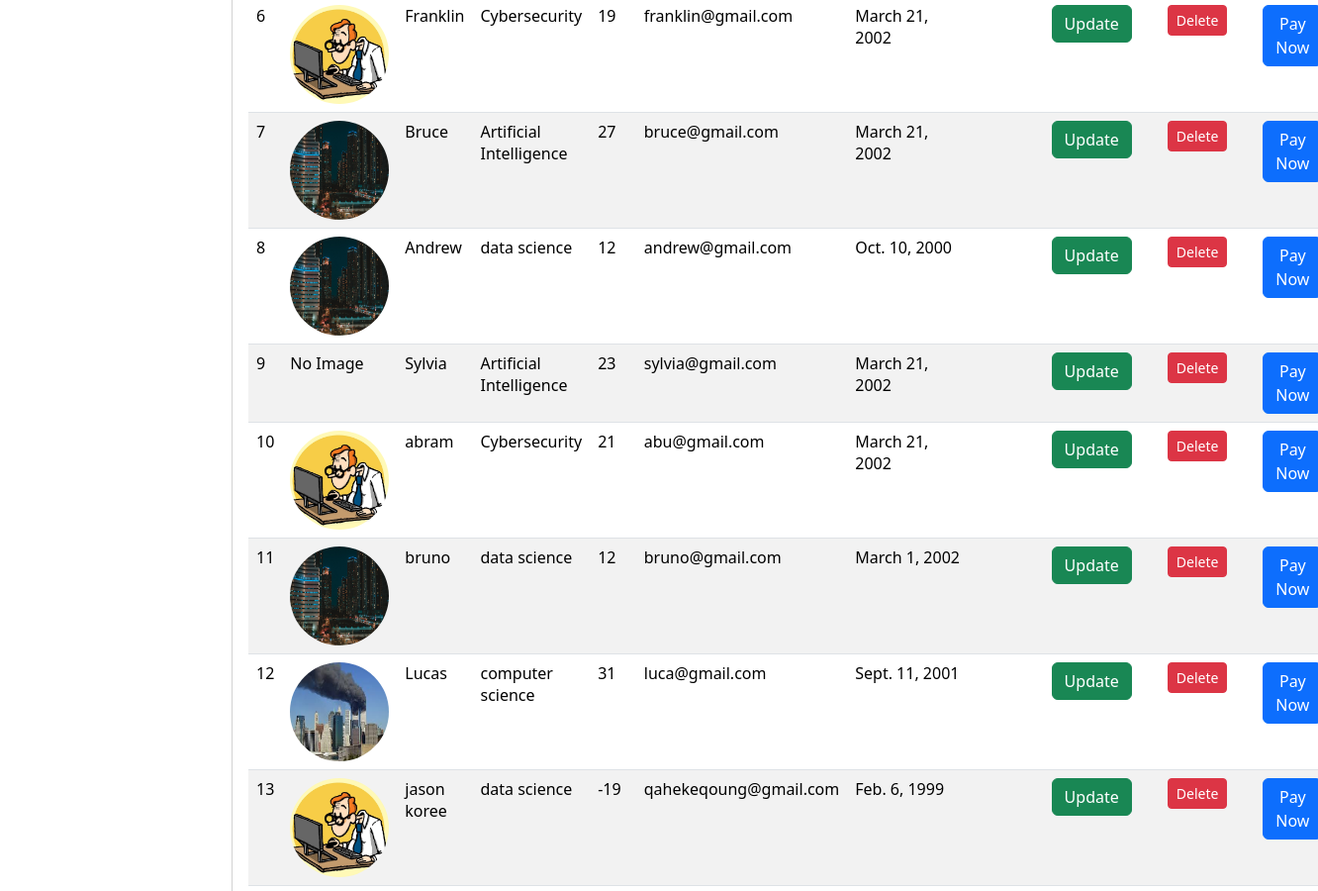
Before: /index/ (signed in, middle part) with the older database file.
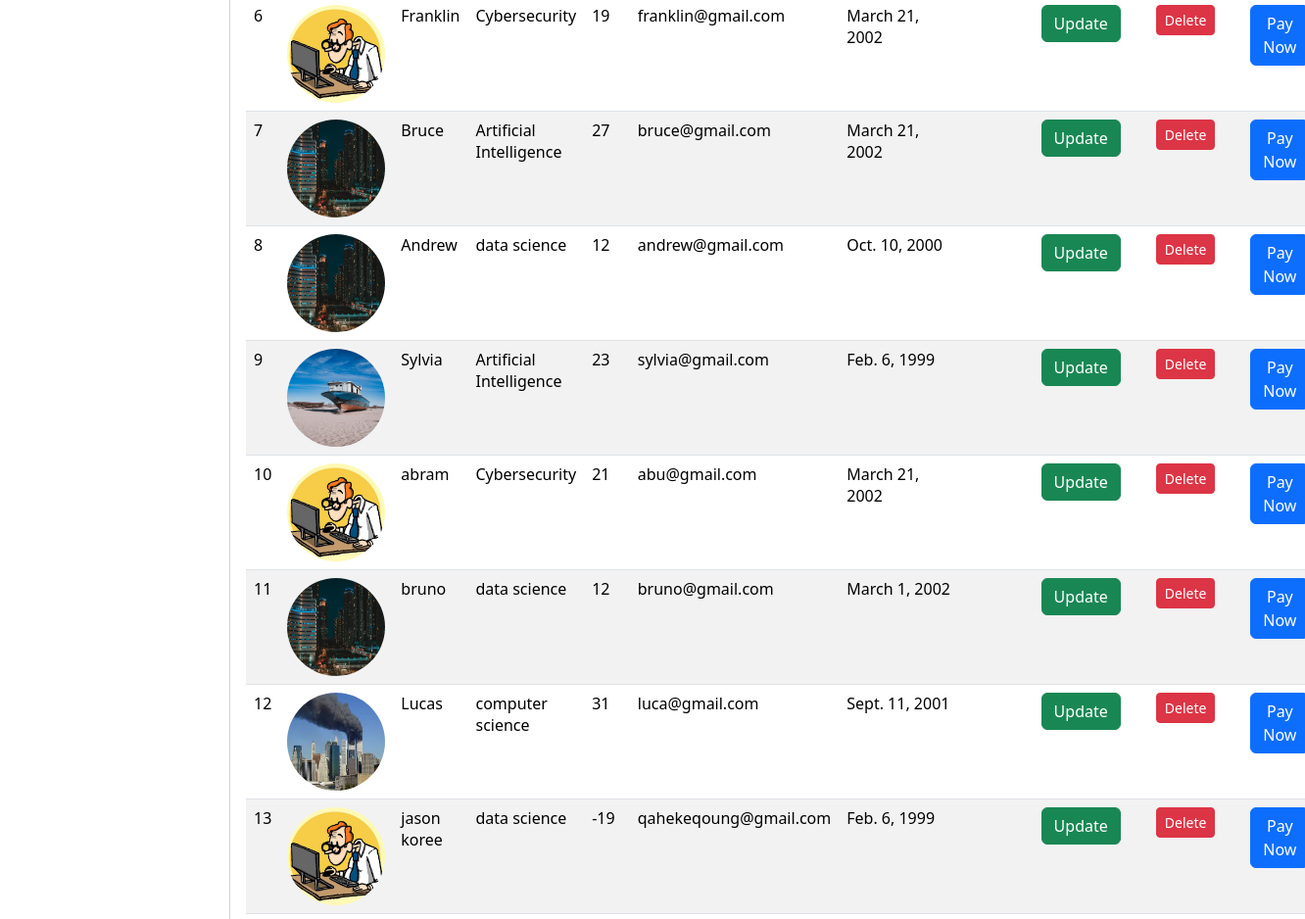
After: the same page with the newer database file.
### Admin/models.py (models this page shows, shortened)
class Student(models.Model):
    image = models.ImageField(upload_to = 'students/', null=True, blank=True)
    name = models.CharField(max_length=20)
    course = models.CharField(max_length=50)
    age = models.IntegerField()
    email = models.EmailField(null=True, blank=True, max_length=254)
    date_of_birth = models.DateField( null=True, blank=True)

### Admin/views.py (the view)
# urls.py: path('index/', views.index, name='index'),
@login_required
def index(request):
    students = Student.objects.all()
    return render(request, 'index.html', {'students': students})

### Admin/templates/index.html (shortened to what this page needs)
{% load static %}
<html lang="en">
<head>
    <link rel="stylesheet" href="{% static 'css/main.css' %}">
    <link href="https://cdn.jsdelivr.net/npm/bootstrap@5.3.2/dist/css/bootstrap.min.css" rel="stylesheet">
</head>
<body>
<div class="container-fluid">
    <div class="row">
        <div class="col-md-9 col-lg-10 content">
            <div class="card mt-4">
                <div class="card-body">
                    <table class="table table-striped">
                        <tbody>
                  {% for student in students %}
                  <tr>
                      <td>{{ forloop.counter }}</td>
                      <td>
                          {% if student.image %}
                          <img src="{{ student.image.url}}" alt="" width="100px"  height="100px" style="border-radius: 50px;">
                          {% else %}
                          No Image
                          {% endif %}
                      </td>
                      <td>{{ student.name }}</td>
                      <td>{{ student.course }}</td>
                      <td>{{ student.age }}</td>
                      <td>{{ student.email }}</td>
                      <td>{{ student.date_of_birth }}</td>
                      <td></td>
                      <td><a href="{% url 'update_record' student.id %}" class="btn btn-success">Update</a></td>
                      <td>
                          <form action="{% url 'delete_record' student.id %}" method="POST" style="display:inline;"
                              onsubmit="return confirm('Are you sure you want to delete {{ student.name }}?');">
                          <button type="submit" class="btn btn-danger btn-sm">
                              Delete
                          </button>
                              <td>
                                  <a href="{% url 'payment' %}" class="btn btn-primary">Pay Now</a>
                              </td>
                      </form>
                      </td>
                  </tr>
                  {% endfor %}
                        </tbody>
                    </table>
                </div>
            </div>
        </div>
    </div>
</div>
</body>
</html>

Changed rows visible on the page:
changed Student "Sylvia": image: picture added; date_of_birth "March 21, 2002" → "Feb. 6, 1999"; no longer shows "No Image"
